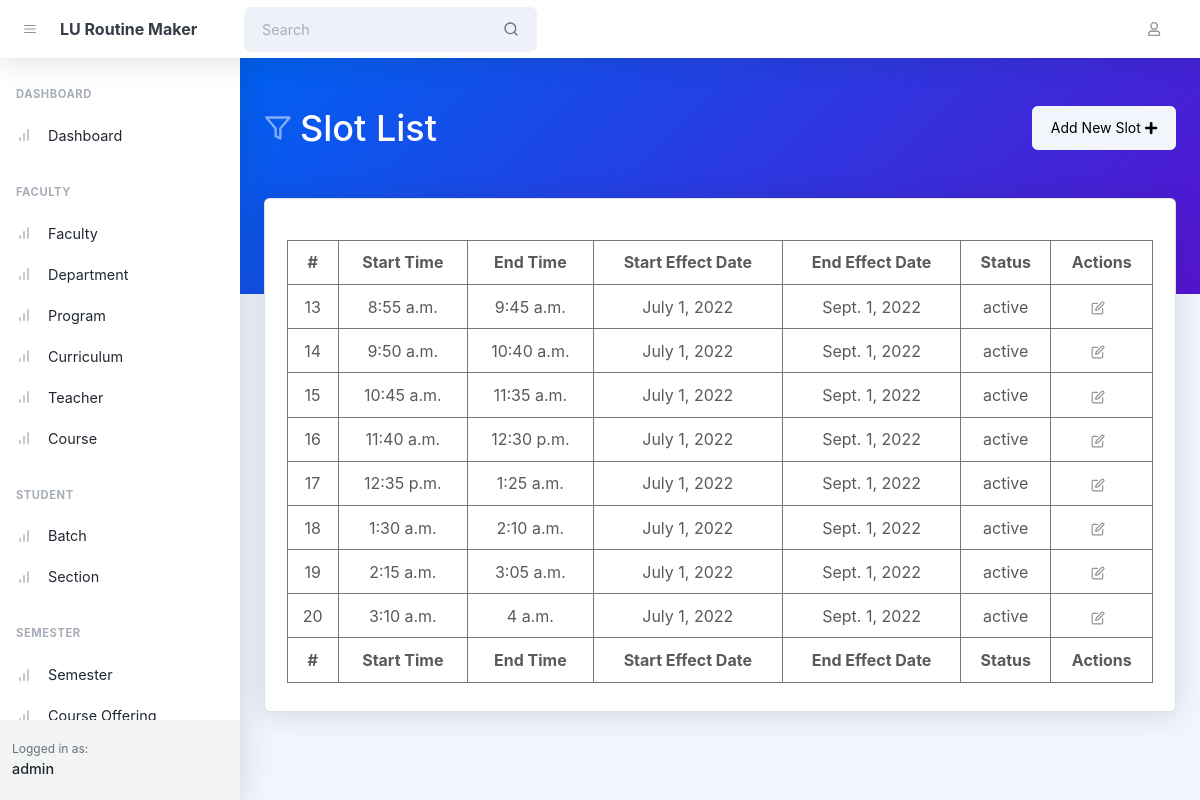
The app's page /slots/ (signed in) with its own data.
### routine/models.py (models this page shows, shortened)
class SlotDetail(AbstractTimestampModel):
    slot = models.ForeignKey(
        verbose_name=_('Slot'),
        to='routine.SlotMaster',
        related_name='details',
        on_delete=models.CASCADE
    )
    start_time = models.TimeField(verbose_name=_('Start Time'))
    end_time = models.TimeField(verbose_name=_('End Time'))
    class Meta:
        verbose_name = _('Slot Detail')
        verbose_name_plural = _('Slot Details')

class SlotMaster(AbstractTimestampModel):
    class Status(models.TextChoices):
        ACTIVE = 'active', _('Active'),
        INACTIVE = 'inactive', _('inactive')
    type = models.CharField(verbose_name=_('Title'), max_length=128)
    start_effect_date = models.DateField(verbose_name=_('Start Effect Date'))
    end_effect_date = models.DateField(verbose_name=_('End Effect Date'))
    short_description = models.TextField(
        verbose_name=_('Short Description'), blank=True)
    status = models.CharField(
        verbose_name=_('Status'),
        max_length=16,
        choices=Status.choices,
        default='active'
    )
    class Meta:
        verbose_name = _('Slot Master')
        verbose_name_plural = _('Slot Masters')

### routine/views.py (the view)
# urls.py: path('slots/', views.SlotListView.as_view(), name='slot_list'),
@method_decorator(login_required, name='dispatch')
class SlotListView(ListView):
    model = SlotDetail
    template_name = 'slot_list.html'
    context_object_name = 'slots'
    def get_context_data(self, **kwargs):
        context = super().get_context_data(**kwargs)
        context['user'] = self.request.user
        return context

### routine/templates/slot_list.html (shortened to what this page needs)
{% extends 'base.html' %}
{% block body_header %}
    <header class="page-header page-header-dark bg-gradient-primary-to-secondary pb-10">
        <div class="container-xl px-4">
            <div class="page-header-content pt-4">
                <div class="d-flex justify-content-between">
                    <div class="col-auto mt-4">
                        <h1 class="page-header-title">
                            <div class="page-header-icon"><i data-feather="filter"></i></div>
                            Slot List
                        </h1>
                    </div>
                    <div class="mt-4">
                        <a href="{% url 'routine:slot_create' %}" class="btn btn-light">Add New Slot&nbsp;<i class="fas fa-plus"></i> </a>
                    </div>
                </div>
            </div>
        </div>
    </header>
{% endblock body_header %}
{% block body %}
    <div class="container-xl px-4 mt-n10">
        <div class="card mb-4">
            <div class="card-body">
                <table id="datatablesSimple">
                    <thead>
                    <tr>
                        <th>#</th>
                        <th>Start Time</th>
                        <th>End Time</th>
                        <th>Start Effect Date</th>
                        <th>End Effect Date</th>
                        <th>Status</th>
                        <th>Actions</th>
                    </tr>
                    </thead>
                    <tfoot>
                    <tr>
                        <th>#</th>
                        <th>Start Time</th>
                        <th>End Time</th>
                        <th>Start Effect Date</th>
                        <th>End Effect Date</th>
                        <th>Status</th>
                        <th>Actions</th>
                    </tr>
                    </tfoot>
                    <tbody>
                    {% for slot in slots %}
                        <tr>
                            <td>{{ slot.id }}</td>
                            <td>{{ slot.start_time }}</td>
                            <td>{{ slot.end_time }}</td>
                            <td>{{ slot.slot.start_effect_date }}</td>
                            <td>{{ slot.slot.end_effect_date }}</td>
                            <td>{{ slot.slot.status }}</td>
                            <td class="text-center">
                                <a href="{% url 'routine:slot_update' %}?id={{ slot.id }}" class="btn btn-datatable btn-icon btn-transparent-dark me-2"><i
                                        data-feather="edit"></i></a>
                            </td>
                        </tr>
                    {% endfor %}
                    </tbody>
                </table>
            </div>
        </div>
    </div>
{% endblock %}

### records on screen
SlotDetail: id "13", start_time "8:55 a.m.", end_time "9:45 a.m.", slot.start_effect_date "July 1, 2022", slot.end_effect_date "Sept. 1, 2022", slot.status "active"
SlotDetail: id "14", start_time "9:50 a.m.", end_time "10:40 a.m.", slot.start_effect_date "July 1, 2022", slot.end_effect_date "Sept. 1, 2022", slot.status "active"
SlotDetail: id "15", start_time "10:45 a.m.", end_time "11:35 a.m.", slot.start_effect_date "July 1, 2022", slot.end_effect_date "Sept. 1, 2022", slot.status "active"
SlotDetail: id "16", start_time "11:40 a.m.", end_time "12:30 p.m.", slot.start_effect_date "July 1, 2022", slot.end_effect_date "Sept. 1, 2022", slot.status "active"
SlotDetail: id "17", start_time "12:35 p.m.", end_time "1:25 a.m.", slot.start_effect_date "July 1, 2022", slot.end_effect_date "Sept. 1, 2022", slot.status "active"
SlotDetail: id "18", start_time "1:30 a.m.", end_time "2:10 a.m.", slot.start_effect_date "July 1, 2022", slot.end_effect_date "Sept. 1, 2022", slot.status "active"
SlotDetail: id "19", start_time "2:15 a.m.", end_time "3:05 a.m.", slot.start_effect_date "July 1, 2022", slot.end_effect_date "Sept. 1, 2022", slot.status "active"
SlotDetail: id "20", start_time "3:10 a.m.", end_time "4 a.m.", slot.start_effect_date "July 1, 2022", slot.end_effect_date "Sept. 1, 2022", slot.status "active"
